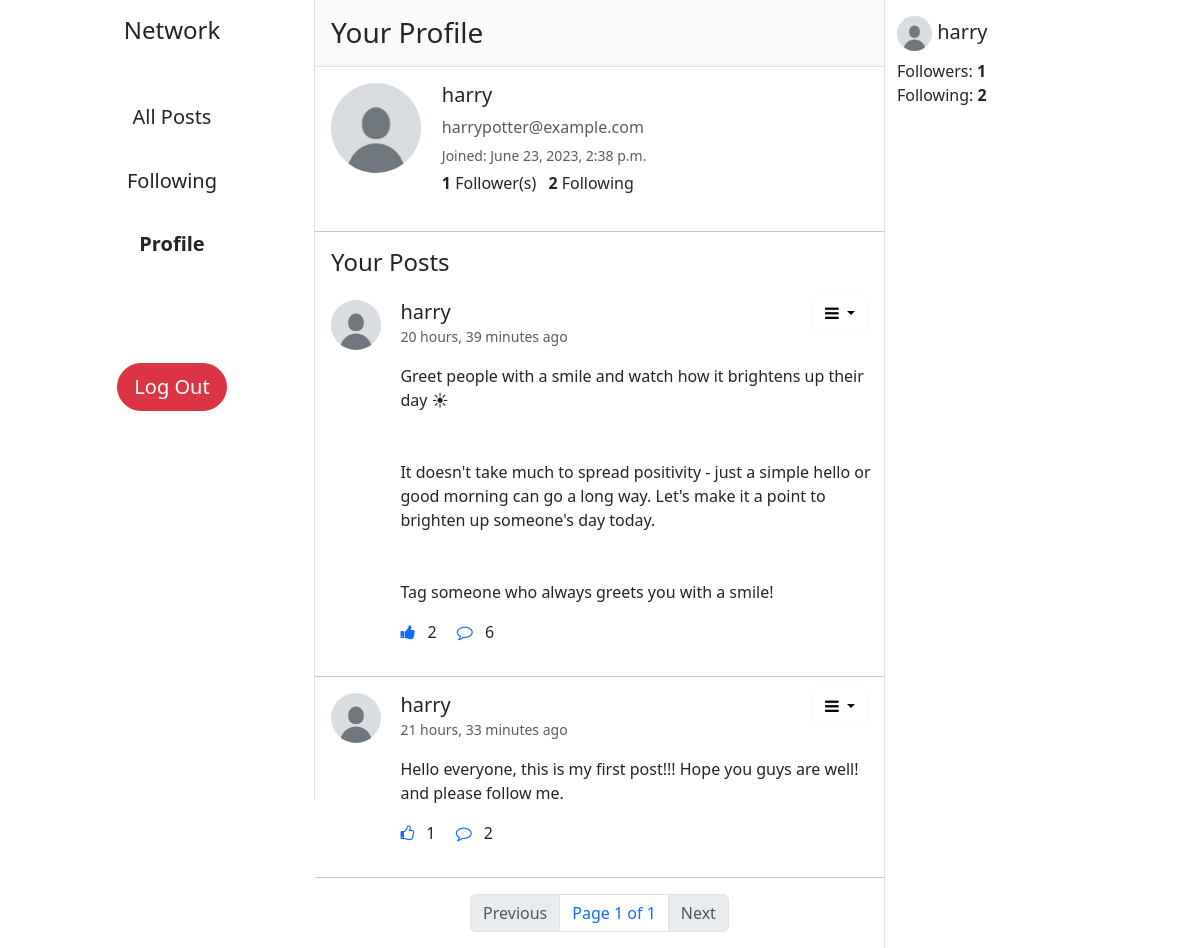
The page /profile/3 (signed in) on the database its author committed.
### network/models.py (models this page shows, shortened)
class User(AbstractUser):
    profile_pic = models.ImageField(upload_to="images/", default="images/default-profile-pic.jpg")
    def get_posts(self):
        posts = self.posts.order_by("-posted_on").all()
        return posts
    def get_followers_count(self):
        return self.followers.count()
    def get_followings_count(self):
        return self.followings.count()

class Post(models.Model):
    content = models.CharField(max_length=1200, null=False, blank=False)
    posted_on = models.DateTimeField(auto_now_add=True)
    posted_by = models.ForeignKey(User, on_delete=models.CASCADE, related_name="posts")
    likes = models.ManyToManyField(User, blank=True, related_name="liked_posts")
    def count_likes(self):
        return self.likes.count()
    def get_comments(self):
        return self.comments.all()
    def count_comments(self):
        return self.comments.count()
    def check_like(self, user):
        try:
            self.likes.get(pk=user.id)
            return True
        except:
            return False

### network/views.py (the view)
# urls.py: path("profile/<int:user_id>", views.profile, name="profile"),
def profile(request, user_id):
    try:
        user = User.objects.get(pk=user_id)
    except User.DoesNotExist:
        return HttpResponseRedirect(reverse("index"))
    posts = user.get_posts()
    posts = posts.order_by("-posted_on")
    paginator = Paginator(posts, 10)
    page_num = request.GET.get("page")
    posts = paginator.get_page(page_num if page_num else 1)
    likes = []
    for post in posts:
        likes.append(post.check_like(user=request.user))
    zipped_list = zip(posts, likes)
    is_following = False
    try:
        if (request.user.is_authenticated):
            Follower.objects.get(followee=user, follower=request.user)
            is_following = True
    except Follower.DoesNotExist:
        is_following = False
    return render(request, "network/profile.html", {
        "user": user,
        "posts": posts,
        "zipped_list": zipped_list,
        "is_following": is_following
    })

### network/templates/network/profile.html (shortened to what this page needs)
{% extends "network/layout.html" %}
{% block body %}
    <h3 class="p-3 bg-body-tertiary bg-opacity-75 m-0 border-bottom sticky-top">
        {% if user == request.user %}
            Your Profile
        {% else %}
            Profile
        {% endif %}
    </h3>
    <div class="row">
        <div class="col-2 m-3">
            <img class="profile-pic profile-pic-lg" src="{{ user.profile_pic.url }}" alt="profile-pic">
        </div>
        <div class="col-8 py-3 px-lg-2 px-sm-3">
            <h5>{{ user.username }}</h5>
            <p class="text-muted my-1">{{ user.email }}</p>
            <small class="text-muted">Joined: {{ user.date_joined }}</small>
            <p class="my-1">
                <strong id="follower-count">{{ user.get_followers_count }}</strong> Follower(s)
                <strong class="ms-2">{{ user.get_followings_count }}</strong> Following
            </p>
        </div>
    </div>
    <hr>
    <h4 class="mx-3">
        {% if user == request.user %}
            Your Posts
        {% else %}
            Posts
        {% endif %}
    </h4>
    {% include "network/posts.html" %}
{% endblock %}

### network/templates/network/posts.html (shortened to what this page needs)
{% for post, like in zipped_list %}
        <div class="card w-100 border-0" id="post{{ post.id }}">
            <div class="row">
                <div class="col-1 m-3">
                    <img class="profile-pic profile-pic-md" src="{{ post.posted_by.profile_pic.url }}" alt="profile-pic">
                </div>
                <div class="col-9 card-body position-relative me-2">
                    <h5 class="card-title my-0">
                        <a href="{% url 'profile' post.posted_by.id %}"
                            class="link-dark link-underline-opacity-0 link-underline-opacity-100-hover">{{ post.posted_by }}</a>
                    </h5>
                    <small class="card-subtitle mb-2 text-body-secondary">{{ post.posted_on|timesince }} ago</small>
                    <p class="card-text my-3 post-content">{{ post.content }}</p>
                    <p class="card-text">
                        <a class="text-decoration-none like-btn" data-id="{{ post.id }}">
                            {% if like %}
                                <i class="fa fa-thumbs-up"></i>
                            {% else %}
                                <i class="fa fa-thumbs-o-up"></i>
                            {% endif %}
                        </a>
                        <span class="likes-count mx-2">{{ post.count_likes }}</span>
                        <a href="#commentCollapse{{ post.id }}" class="card-link text-decoration-none mx-2" data-bs-toggle="collapse"
                            role="button" aria-expanded="false" aria-controls="commentCollapse{{ post.id }}">
                            <i class="fa fa-comment-o"></i>
                        </a>
                        <span class="comments-count">{{ post.count_comments }}</span>
                    </p>
                    {% if post.posted_by == request.user %}
                        <div class="dropdown position-absolute" style="top: 10px; right: 20px;">
                            <button class="btn btn-light dropdown-toggle bg-transparent" type="button" data-bs-toggle="dropdown" aria-expanded="false">
                                <i class="fa fa-bars"></i>
                            </button>
                        </div>
                    {% endif %}
                </div>
            </div>
        </div>
        <hr class="my-0">
{% empty %}
    <h4 class="p-3">No posts yet.</h4>
{% endfor %}
{% include "network/pagination.html" %}

### network/templates/network/sidebar.html
{% if request.user.is_authenticated %}
    <h5 class="mt-3">
        <img class="profile-pic profile-pic-sm" src="{{ request.user.profile_pic.url }}" alt="profile-pic">
        <a href="{% url 'profile' request.user.id %}" class="link-dark link-underline-opacity-0 link-underline-opacity-100-hover">{{ request.user }}</a>
    </h5>
    <ul class="list-unstyled">
        <li>Followers: <strong>{{ request.user.get_followers_count }}</strong></li>
        <li>Following: <strong id="followings-count">{{ request.user.get_followings_count }}</strong></li>
    </ul>
{% endif %}

### network/static/network/styles.css (style rules this page uses)
.profile-pic { border-radius: 50%; object-fit: cover; }
.profile-pic-lg { width: 90px; height: 90px; }
.profile-pic-md { width: 50px; height: 50px; }
.profile-pic-sm { width: 35px; height: 35px; }
.post-content { white-space: pre-line; }

### rows shown on the page
User: profile_pic (placeholder picture), username "harry", email "harrypotter@example.com", date_joined "June 23, 2023, 2:38 p.m.", get_followers_count "1", get_followings_count "2", user.profile_pic (placeholder picture), user "harry", user.get_followers_count "1", user.get_followings_count "2"
Post: posted_by.profile_pic (placeholder picture), posted_by "harry", posted_on "20 hours, 39 minutes", content "Greet people with a smile and watch how it brightens up their day ☀ It doesn't take much to spread positivity - just a simple hello or good morning can go a long way. Let's make it a point to brighten up someone's day today. Tag someone who always greets you with a smile!", count_likes "2", count_comments "6"
Post: posted_by.profile_pic (placeholder picture), posted_by "harry", posted_on "21 hours, 33 minutes", content "Hello everyone, this is my first post!!! Hope you guys are well! and please follow me.", count_likes "1", count_comments "2"

### other values the page prints
{{ posts.number }} "1"
{{ posts.paginator.num_pages }} "1"
